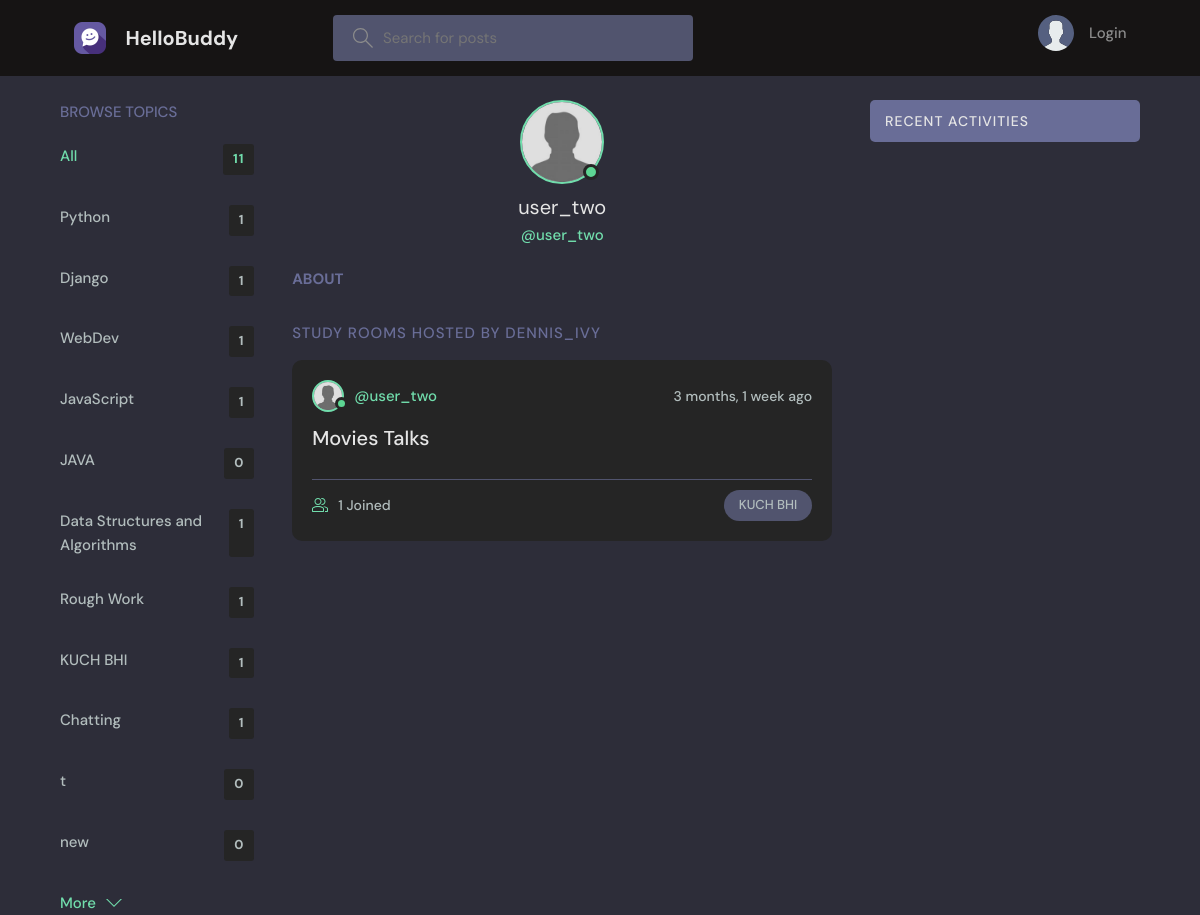
/profile/10/, run on an earlier commit of the app's database.
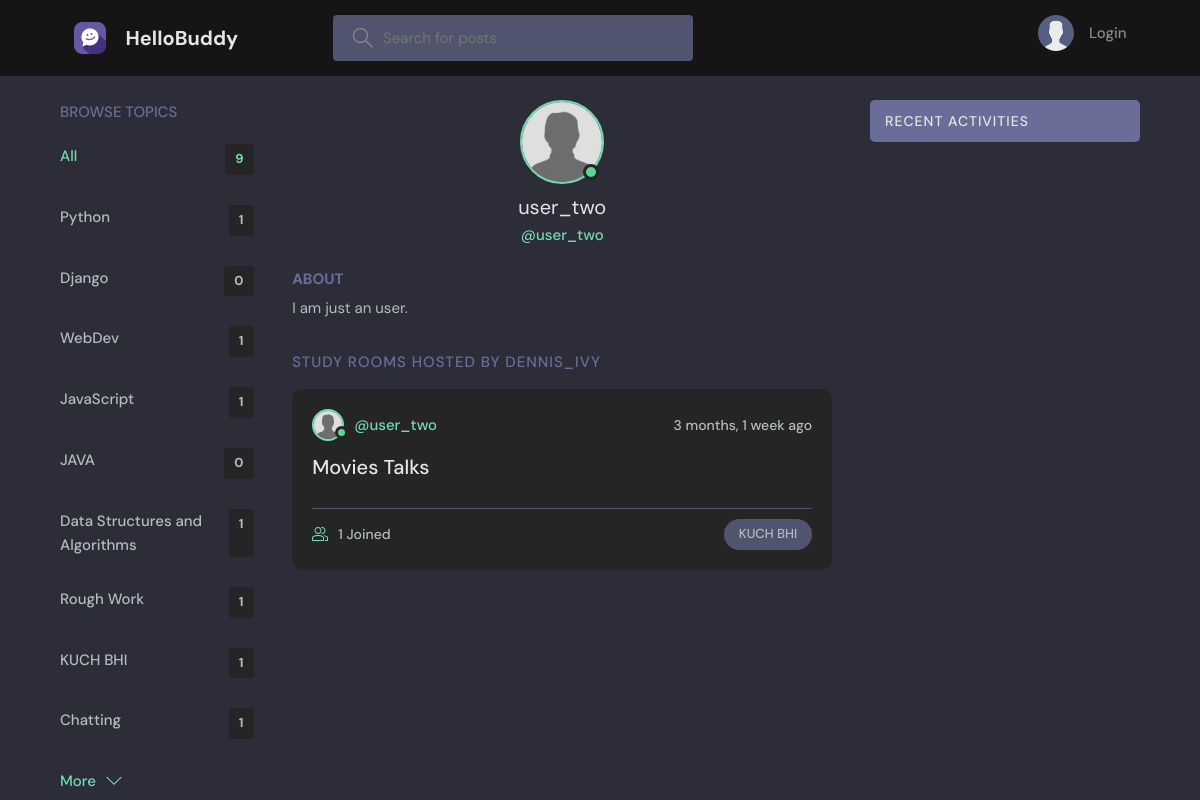
And on a later commit of the database.
### base/models.py (models this page shows, shortened)
class Topic(models.Model):
    name=models.CharField(max_length=200)

class Room(models.Model):
    host=models.ForeignKey(User,on_delete=models.SET_NULL,null=True)
    topic=models.ForeignKey(Topic,on_delete=models.SET_NULL,null=True) #topics have mulitple room but room have single topic
    name=models.CharField(max_length=200)
    description=models.TextField(null=True,blank=True) #Means db cant have model here without this value havingsomehing in it os it cant be blank
    participants=models.ManyToManyField(User,related_name='participants',blank=True)
    updated=models.DateTimeField(auto_now=True)
    created=models.DateTimeField(auto_now_add=True) #Initial time stamp
    class Meta:
        ordering=['-updated','-created']

class Profile(models.Model):
    user = models.OneToOneField(User, on_delete=models.CASCADE)
    avatar = models.ImageField(default='default.jpg', upload_to='profile_images')
    bio = models.TextField()

### base/views.py (the view)
# urls.py: path('profile/<str:pk>/', views.userProfile, name="user-profile"),
def userProfile(request,pk):
    user=User.objects.get(id=pk)
    rooms=user.room_set.all() #we can get all the children of a specific objects by modelname_set.all
    room_messages=user.message_set.all()
    topics=Topic.objects.all()
    context={'user':user,'rooms':rooms,'room_messages':room_messages,'topics':topics}
    return render(request,'base/profile.html',context)

### base/templates/base/profile.html (shortened to what this page needs)
{% extends 'main.html' %}
{% load static %}
{% block content %}
  <main class="profile-page layout layout--3">
    <div class="container">
      {% include 'base/topics_component.html' %}
      <div class="roomList">
        <div class="profile">
          <div class="profile__avatar">
            <div class="avatar avatar--large active">
              {% if user.profile.avatar %}
                <img src="{{ user.profile.avatar.url }}" style:"height:50px; width:50px" />
              {% else %}
              <img src="{% static 'base/images/default.jpg' %}" style:"height:50px; width:50px"/>
              {% endif %}
            </div>
          </div>
          <div class="profile__info">
            <h3>{{user.username}}</h3>
            <p>@{{user.username}}</p>
          </div>
          <div class="profile__about">
            <h3>About</h3>
            <p>
              {{user.profile.bio}}
            </p>
          </div>
        </div>
        <div class="roomList__header">
          <div>
            <h2>Study Rooms Hosted by dennis_ivy</a>
            </h2>
          </div>
        </div>
        {% include 'base/feed_components.html' %}
      </div>
      {% include 'base/activity_component.html' %}
    </div>
  </main>
{% endblock content %}

### templates/main.html (shortened to what this page needs)
<!DOCTYPE html>
{% load static %}
<html lang="en">
<head>
    <link rel="stylesheet" href="{% static 'styles/style.css' %}" />
</head>
<body>
    {%include 'navbar.html' %}
    {%block content %}
    {% endblock %}
</body>
</html>

### templates/navbar.html (shortened to what this page needs)
{% load static %}
<header class="header header--loggedIn">
    <div class="container">
        <a href="{% url 'home' %}" class="header__logo">
            <img src="{% static 'images/logo.png' %}" />
            <h1>HelloBuddy</h1>
        </a>
        <form class="header__search" method="GET" action="{% url 'home' %}">
            <label>
                <input name="q" placeholder="Search for posts" />
            </label>
        </form>
        <nav class="header__menu">
        {% if request.user.is_authenticated %}
            <div class="header__user">
                <a href="{% url 'update-user' %}">
                    <div class="avatar avatar--medium active">
                        {% if user.profile.avatar %}
                        <img src="{{ user.profile.avatar.url }}" style:"height:50px; width:50px" />
                        {% else %}
                        <img src="{% static 'base/images/default.jpg' %}" style:"height:50px; width:50px"/>
                        {% endif %}
                    </div>
                    <p>{{request.user.username}} <span>@{{request.user.username}}</span></p>
                </a>
                <button class="dropdown-button">
                    <svg version="1.1" xmlns="http://www.w3.org/2000/svg" width="32" height="32" viewBox="0 0 32 32">
                        <title>chevron-down</title>
                        <path d="M16 21l-13-13h-3l16 16 16-16h-3l-13 13z"></path>
                    </svg>
                </button>
            </div>
            {% else %}
            <a href="{% url 'login' %}">
                        <img src="{% static 'images/avatar.svg' %}" />
                        <p>Login</p>
            </a>
            {% endif %}
        </nav>
    </div>
</header>

### base/templates/base/topics_component.html
<div class="topics">
          <div class="topics__header">
            <h2>Browse Topics</h2>
          </div>
          <ul class="topics__list">
            <li>
              <a href="{% url 'home' %}" class="active">All <span>{{topics.count}}</span></a>
            </li>
            {% for topic in topics %}
            <li>
              <a href="{% url 'home' %}?q={{topic.name}}">{{topic.name}} <span>{{topic.room_set.all.count}}</span></a>
            </li>
             {% endfor %}
          </ul>
          <a class="btn btn--link" href="{% url 'topics' %}">
            More
            <svg version="1.1" xmlns="http://www.w3.org/2000/svg" width="32" height="32" viewBox="0 0 32 32">
              <title>chevron-down</title>
              <path d="M16 21l-13-13h-3l16 16 16-16h-3l-13 13z"></path>
            </svg>
          </a>
        </div>

### base/templates/base/feed_components.html (shortened to what this page needs)
{% for room in rooms %}
{% load static %}
<div class="roomListRoom">
    <div class="roomListRoom__header">
        <a href="{% url 'user-profile' room.host.id %}" class="roomListRoom__author">
            <div class="avatar avatar--small active">
                {% if room.host.profile.avatar %}
                <img src="{{ room.host.profile.avatar.url }}" style:"height:50px; width:50px" />
                {% else %}
                <img src="{% static 'base/images/default.jpg' %}" style:"height:50px; width:50px"/>
                {% endif %}
            </div>
            <span>@{{room.host.username}}</span>
        </a>
        <div class="roomListRoom__actions">
            <span>{{room.created|timesince}} ago</span>
        </div>
    </div>
    <div class="roomListRoom__content">
        <a href="{% url 'room' room.id %}">{{room.name}}</a>
    </div>
    <div class="roomListRoom__meta">
        <a href="{% url 'room' room.id %}" class="roomListRoom__joined">
            {{room.participants.all.count}} Joined
        </a>
        <p class="roomListRoom__topic">{{room.topic.name}}</p>
    </div>
</div>
{% endfor%}

### base/templates/base/activity_component.html (shortened to what this page needs)
{% load static %}
<div class="activities">
    <div class="activities__header">
        <h2>Recent Activities</h2>
    </div>
</div>

What changed in the data, as far as the page shows it:
removed Topic: name "t", room_set.all.count "0"
removed Topic: name "new", room_set.all.count "0"
computed for Topic "Django": room_set.all.count "1" → "0"
Also different on the page:
{{ topics.count }}: "11" → "9"
{{ user.profile.bio }}: (not shown) → "I am just an user."
